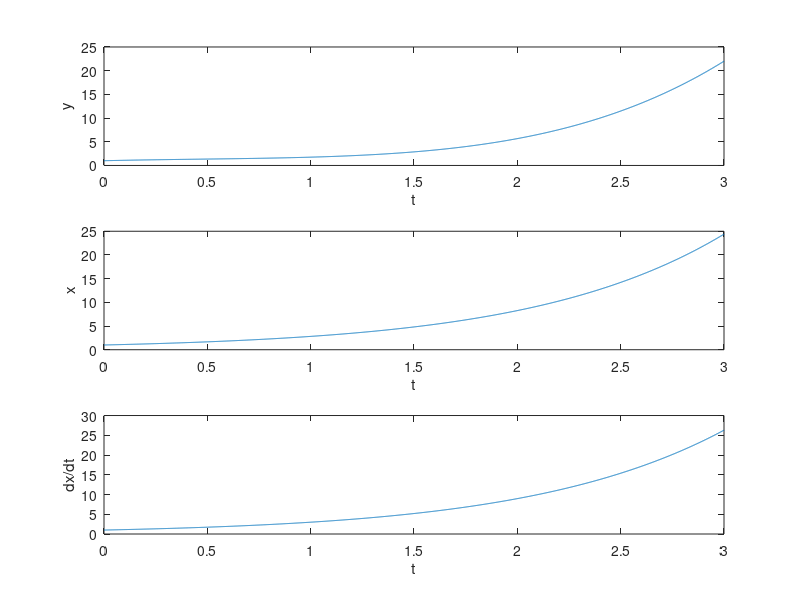

This figure's MATLAB source:
function W2_CP4_second_order_ode

% SOLVE  d2x/dt2 - dx/dt - x = log(1+ t.^2/5)
% initial conditions: x(0) = 1, x'(0)=1 

% first thing to do is to reduce this to a system of first order
% differential equations -> 

% using x_1 = dx/dt   
% such that dx_1/dt = d^2x/dt^2

% the system of equation thus becomes 
% dx_1/dt =  x_1 + x + log(1+ t.^2/5)        
% dx/dt = x_1    


t=0:0.001:3;   % time scale

initial_y    = 1;     
initial_x    = 1; % initial position 
initial_dxdt = 1; % initial velocity   

% here we do the evolution using ode45 
[t,z]=ode45( @rhs, t, [initial_y initial_x initial_dxdt] );
% note that the initial condition is a vector. 
% this is because in this program x is a matrix with many rows and 2 columns. 
% The first columns represents the position while the second the velocity  
% x = [position, velocity]  

figure; 
subplot (3,1,1); plot(t,z(:,1)); % here we plot just the y position (index 1)    
xlabel('t'); ylabel('y');
subplot (3,1,2); plot(t,z(:,2)); % here we plot just the x position (index 2)    
xlabel('t'); ylabel('x');
subplot(3,1,3); plot(t,z(:,3)); % here we plot just the x velocity (index 3)      
xlabel('t'); ylabel('dx/dt');

    function dzdt=rhs(t,z) % here we write the differential equation that we want to solve 
        % z1=y, z2=x, z3=xdot
        dzdt = (1+t)^(-2)+t^3;  % ydot
        dzdt_1 = z(3);          % xdot
        dzdt_2 = z(3)/10 + z(2) + log(1+t^2/5);     % xdotdot
%        dxdt_2 =  - x(1); %simple test for harmonic oscillations    

        dzdt=[dzdt; dzdt_1; dzdt_2];
    end
end



